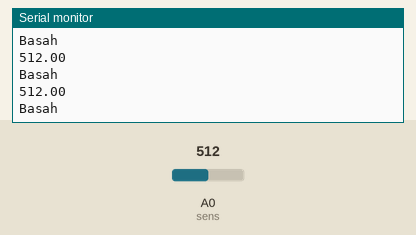
A sketch run on a simulated Arduino Uno, built with avr-gcc and run on an emulated ATmega328P. On the bench: the last lines printed to the serial monitor. The test bench sets the inputs (shaded band); at power-on: A0 (sens) = 512.

Above: at 1.3 s.
1.4 s: A0 (sens) set to 887
At 1.81 s:
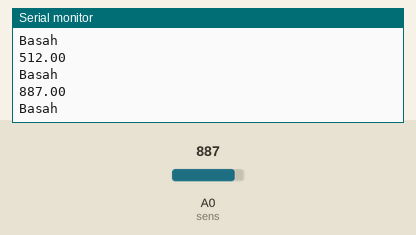
2.9 s: A0 (sens) set to 911
At 3.31 s:
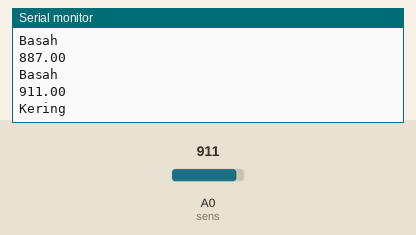
Timing chart, 0 to 5.9 s (numbered marks = the images above; inputs shaded):
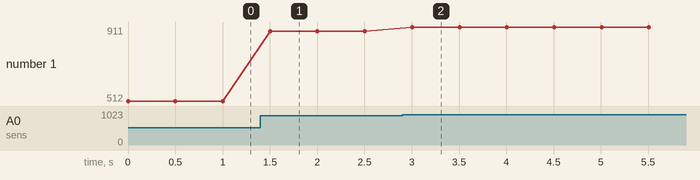

The sketch:

WaterPlant.ino
```cpp
#define sens A0

void setup() {
  // put your setup code here, to run once:
  Serial.begin(115200);
  pinMode(sens, INPUT);
}

void loop() {
  // put your main code here, to run repeatedly:
  float data = analogRead(sens);
  Serial.println(data);

  if (data > 900) {
    Serial.println("Kering");
  } else {
    Serial.println("Basah");
  }
  delay(500);
}
```

Measured:
- the behaviour switches between 900 and 901 on A0 (sens) (found by bisection; images 1 and 2)
- after the input at 1.4 s, the serial monitor: prints a new line after 0.10 s (image 1)
- after the input at 2.9 s, the serial monitor: prints a new line after 0.10 s (image 2)
- plotted number 1: 512 → 887 after the input at 1.4 s, 887 → 911 after the input at 2.9 s
